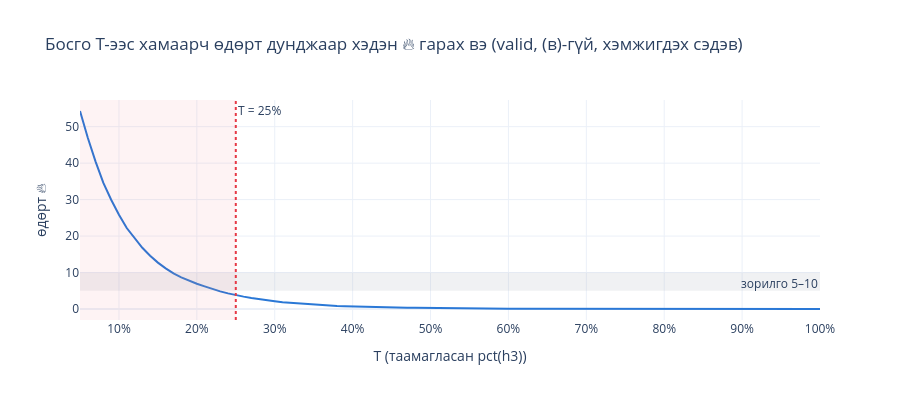

Notebook code cell kept with this figure:
### Code cell
grid = np.round(np.arange(0.05, 1.001, 0.01), 2)
per_day = [scoring.fires_per_day(va, t) for t in grid]
fig = go.Figure()
fig.add_hrect(y0=5, y1=10, fillcolor=GRAY, opacity=0.15, line_width=0, annotation_text="зорилго 5–10", annotation_position="top right")
fig.add_scatter(x=grid, y=per_day, mode="lines", line_color=BLUE, name="өдөрт 🔥 (дундаж)")
fig.add_vrect(x0=grid[0], x1=scoring.T_FLOOR, fillcolor=RED, opacity=0.06, line_width=0)
fig.add_vline(x=fire["T"], line_dash="dot", line_color=RED, annotation_text=f"T = {fire['T']:.0%}")
fig.update_layout(title="Босго T-ээс хамаарч өдөрт дунджаар хэдэн 🔥 гарах вэ (valid, (в)-гүй, хэмжигдэх сэдэв)",
                  xaxis_title="T (таамагласан pct(h3))", yaxis_title="өдөрт 🔥", xaxis_tickformat=".0%", height=400, showlegend=False)
fig.show()
print(f"T = 25% үед өдөрт дунджаар {fire['per_day_at_25pct']} 🔥.  Сонгосон T = {fire['T']:.0%} -> өдөрт {fire['per_day_at_T']} 🔥")

### Figure 1 — Plotly figure (JSON) as saved in the notebook; plotly's stock layout.template omitted (floating-point values rounded to 4 significant figures)
{"data": [{"line": {"color": "#2a78d6"}, "mode": "lines", "name": "өдөрт 🔥 (дундаж)", "type": "scatter", "x": [0.05, 0.06, 0.07, 0.08, 0.09, 0.1, 0.11, 0.12, 0.13, 0.14, 0.15, 0.16, 0.17, 0.18, 0.19, 0.2, 0.21, 0.22, 0.23, 0.24, 0.25, 0.26, 0.27, 0.28, 0.29, 0.3, 0.31, 0.32, 0.33, 0.34, 0.35, 0.36, 0.37, 0.38, 0.39, 0.4, 0.41, 0.42, 0.43, 0.44, 0.45, 0.46, 0.47, 0.48, 0.49, 0.5, 0.51, 0.52, 0.53, 0.54, 0.55, 0.56, 0.57, 0.58, 0.59, 0.6, 0.61, 0.62, 0.63, 0.64, 0.65, 0.66, 0.67, 0.68, 0.69, 0.7, 0.71, 0.72, 0.73, 0.74, 0.75, 0.76, 0.77, 0.78, 0.79, 0.8, 0.81, 0.82, 0.83, 0.84, 0.85, 0.86, 0.87, 0.88, 0.89, 0.9, 0.91, 0.92, 0.93, 0.94, 0.95, 0.96, 0.97, 0.98, 0.99, 1.0], "y": [54.3, 46.95, 40.43, 34.58, 29.96, 25.86, 22.21, 19.36, 16.78, 14.6, 12.72, 11.15, 9.756, 8.683, 7.775, 6.93, 6.199, 5.472, 4.823, 4.284, 3.756, 3.395, 3.033, 2.668, 2.369, 2.137, 1.871, 1.712, 1.502, 1.303, 1.181, 1.022, 0.9373, 0.845, 0.7823, 0.7048, 0.6494, 0.6089, 0.5609, 0.5166, 0.4539, 0.3948, 0.3727, 0.3469, 0.3063, 0.2694, 0.2435, 0.2251, 0.1993, 0.1734, 0.1402, 0.1255, 0.1033, 0.08487, 0.08118, 0.06642, 0.05535, 0.05166, 0.04428, 0.0369, 0.03321, 0.03321, 0.03321, 0.02952, 0.01845, 0.01476, 0.01476, 0.01476, 0.01476, 0.01107, 0.00369, 0.0, 0.0, 0.0, 0.0, 0.0, 0.0, 0.0, 0.0, 0.0, 0.0, 0.0, 0.0, 0.0, 0.0, 0.0, 0.0, 0.0, 0.0, 0.0, 0.0, 0.0, 0.0, 0.0, 0.0, 0.0]}], "layout": {"annotations": [{"showarrow": false, "text": "зорилго 5–10", "x": 1, "xanchor": "right", "xref": "x domain", "y": 10, "yanchor": "top", "yref": "y"}, {"showarrow": false, "text": "T = 25%", "x": 0.25, "xanchor": "left", "xref": "x", "y": 1, "yanchor": "top", "yref": "y domain"}], "height": 400, "shapes": [{"fillcolor": "#9aa0ad", "line": {"width": 0}, "opacity": 0.15, "type": "rect", "x0": 0, "x1": 1, "xref": "x domain", "y0": 5, "y1": 10, "yref": "y"}, {"fillcolor": "#e63946", "line": {"width": 0}, "opacity": 0.06, "type": "rect", "x0": 0.05, "x1": 0.25, "xref": "x", "y0": 0, "y1": 1, "yref": "y domain"}, {"line": {"color": "#e63946", "dash": "dot"}, "type": "line", "x0": 0.25, "x1": 0.25, "xref": "x", "y0": 0, "y1": 1, "yref": "y domain"}], "showlegend": false, "title": {"text": "Босго T-ээс хамаарч өдөрт дунджаар хэдэн 🔥 гарах вэ (valid, (в)-гүй, хэмжигдэх сэдэв)"}, "xaxis": {"tickformat": ".0%", "title": {"text": "T (таамагласан pct(h3))"}}, "yaxis": {"title": {"text": "өдөрт 🔥"}}}}
